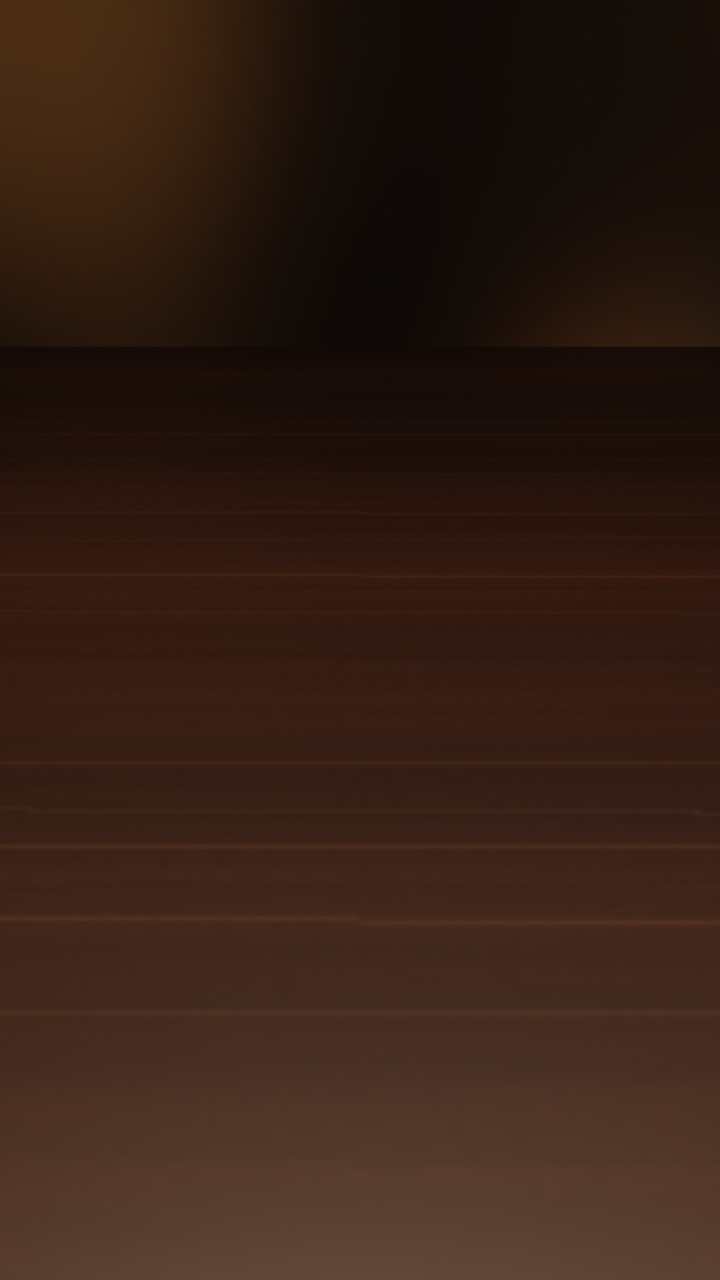
#> input picture Proyecto Cacho Flutter, 41 MB/app/assets/images/bg_pub_raw.png, 720 x 1280 px
$ python post_plate.py
#> lines starting #> are read from the running program, lines starting #| are printed output that depends on the picture
#!/usr/bin/env python3
"""Post-proceso del plato de fondo: viñeta suave + oscurecer el tercio
superior (donde va el logo) y los bordes, para que la UI respire.
Entrada: app/assets/images/bg_pub_raw.png -> bg_pub.png"""
import os

from PIL import Image, ImageDraw, ImageFilter

HERE = os.path.dirname(os.path.abspath(__file__))
IMG = os.path.normpath(os.path.join(HERE, "..", "app", "assets", "images"))
src = Image.open(os.path.join(IMG, "bg_pub_raw.png")).convert("RGB")
W, H = src.size
#> W = 720; H = 1280

# Viñeta radial: centro luminoso sobre la mesa, bordes caen a 45%.
vig = Image.new("L", (W, H), 0)
#> vig: PIL image 720x1280 L; every value is 0
dr = ImageDraw.Draw(vig)
dr.ellipse([-W * 0.25, -H * 0.18, W * 1.25, H * 1.05], fill=255)
vig = vig.filter(ImageFilter.GaussianBlur(120))
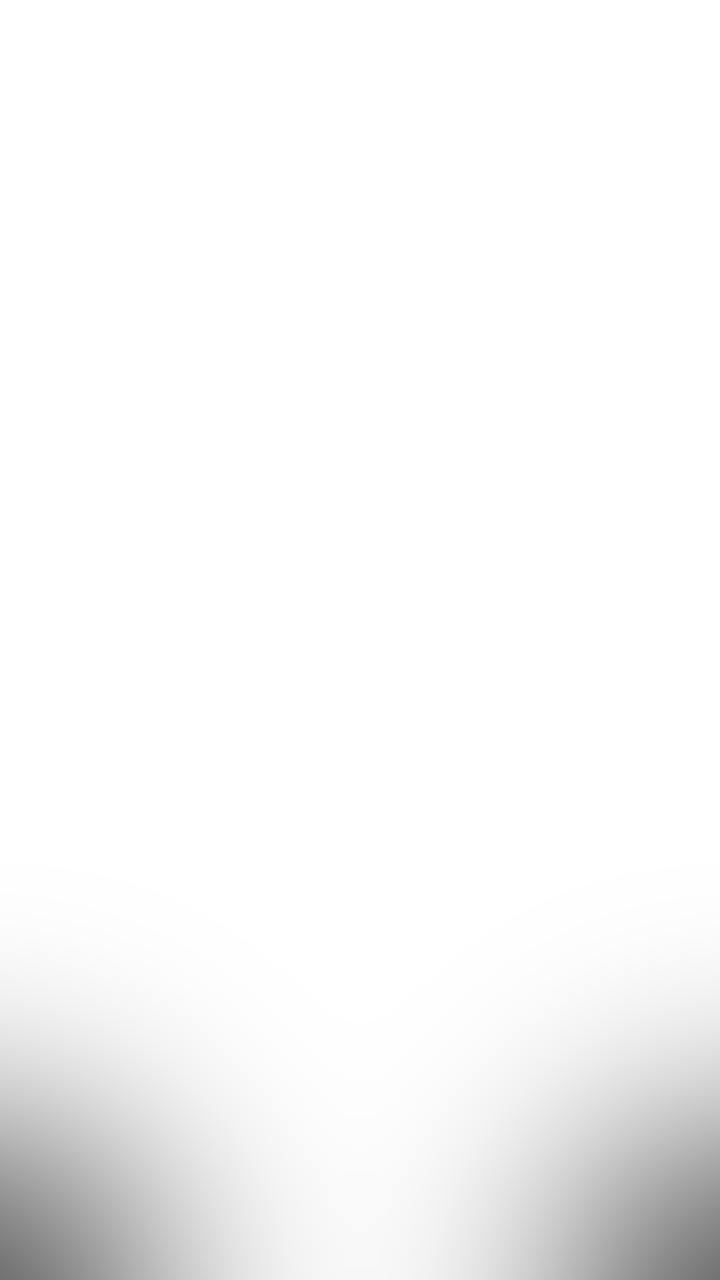
#> vig: PIL image 720x1280 L; min 113, max 255, mean 247.5
dark = Image.new("RGB", (W, H), (0, 0, 0))
#> dark: PIL image 720x1280 RGB; every value is 0
src = Image.composite(src, Image.blend(src, dark, 0.55), vig)

# Oscurecer la franja superior (logo y asientos de arriba).
top = Image.new("L", (W, H), 0)
dr = ImageDraw.Draw(top)
dr.rectangle([0, 0, W, int(H * 0.20)], fill=110)
top = top.filter(ImageFilter.GaussianBlur(60))
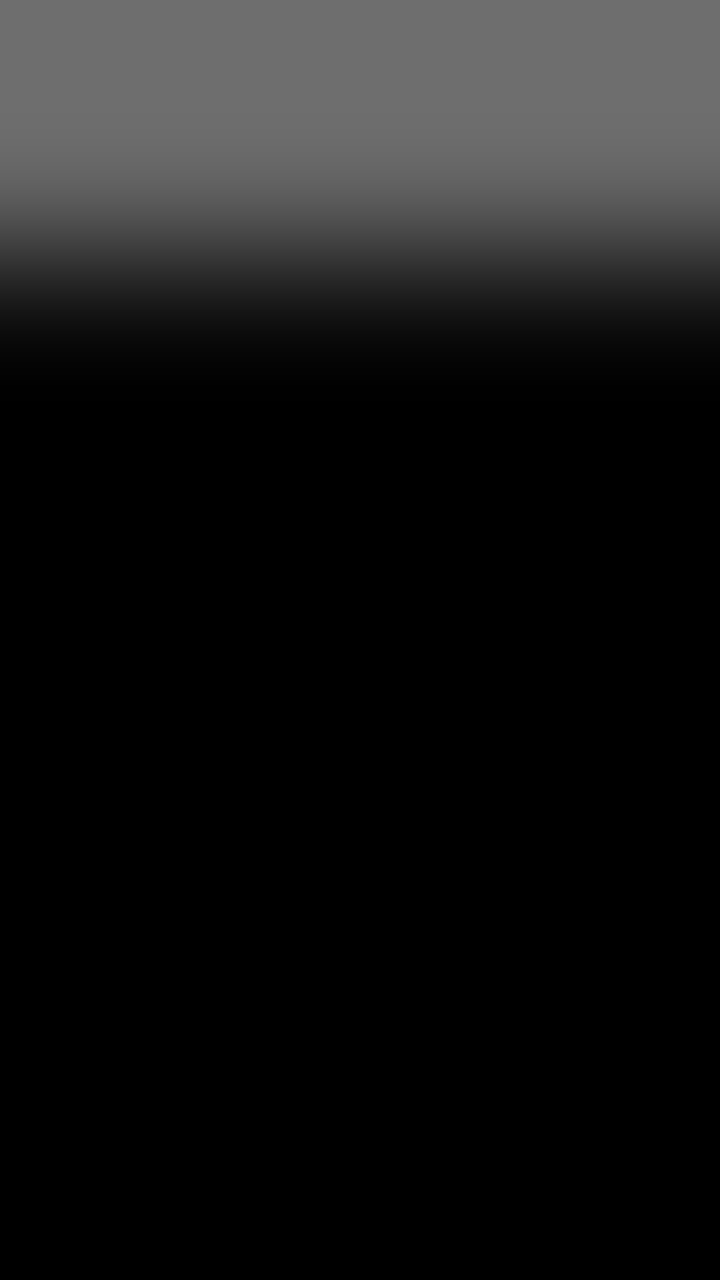
#> top: PIL image 720x1280 L; min 0, max 110, mean 22.1
src = Image.composite(Image.blend(src, dark, 0.5), src, top)

src.save(os.path.join(IMG, "bg_pub.png"), optimize=True)
print("bg_pub ok", src.size)
#| bg_pub ok (720, 1280)

$ run again, with Proyecto Cacho Flutter, 41 MB/app/assets/images/bot_chalo.png copied over Proyecto Cacho Flutter, 41 MB/app/assets/images/bg_pub_raw.png
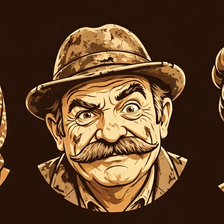
#> input picture Proyecto Cacho Flutter, 41 MB/app/assets/images/bot_chalo.png, 224 x 224 px
#> src is the input picture: PIL image 224x224 RGB; mean R, G, B 93.1, 63.9, 38.1
#> `vig = vig.filter(ImageFilter.GaussianBlur(120))`:
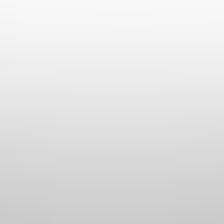
#> vig: PIL image 224x224 L; min 202, max 249, mean 226.9
#> dark: PIL image 224x224 RGB; every value is 0
#> `top = top.filter(ImageFilter.GaussianBlur(60))`:
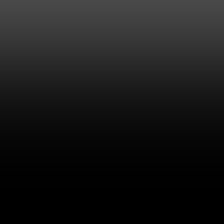
#> top: PIL image 224x224 L; min 0, max 73, mean 24.5
#| bg_pub ok (224, 224)

$ run again, with Proyecto Cacho Flutter, 41 MB/app/assets/images/bot_cuca.png copied over Proyecto Cacho Flutter, 41 MB/app/assets/images/bg_pub_raw.png
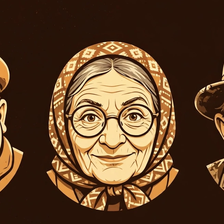
#> input picture Proyecto Cacho Flutter, 41 MB/app/assets/images/bot_cuca.png, 224 x 224 px
#> src is the input picture: PIL image 224x224 RGB; mean R, G, B 94.5, 65.9, 40.2
#> `vig = vig.filter(ImageFilter.GaussianBlur(120))`:
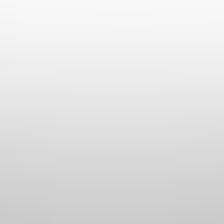
#> vig: PIL image 224x224 L; min 202, max 249, mean 226.9
#> dark: PIL image 224x224 RGB; every value is 0
#> `top = top.filter(ImageFilter.GaussianBlur(60))`:
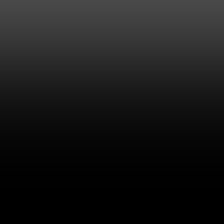
#> top: PIL image 224x224 L; min 0, max 73, mean 24.5
#| bg_pub ok (224, 224)
